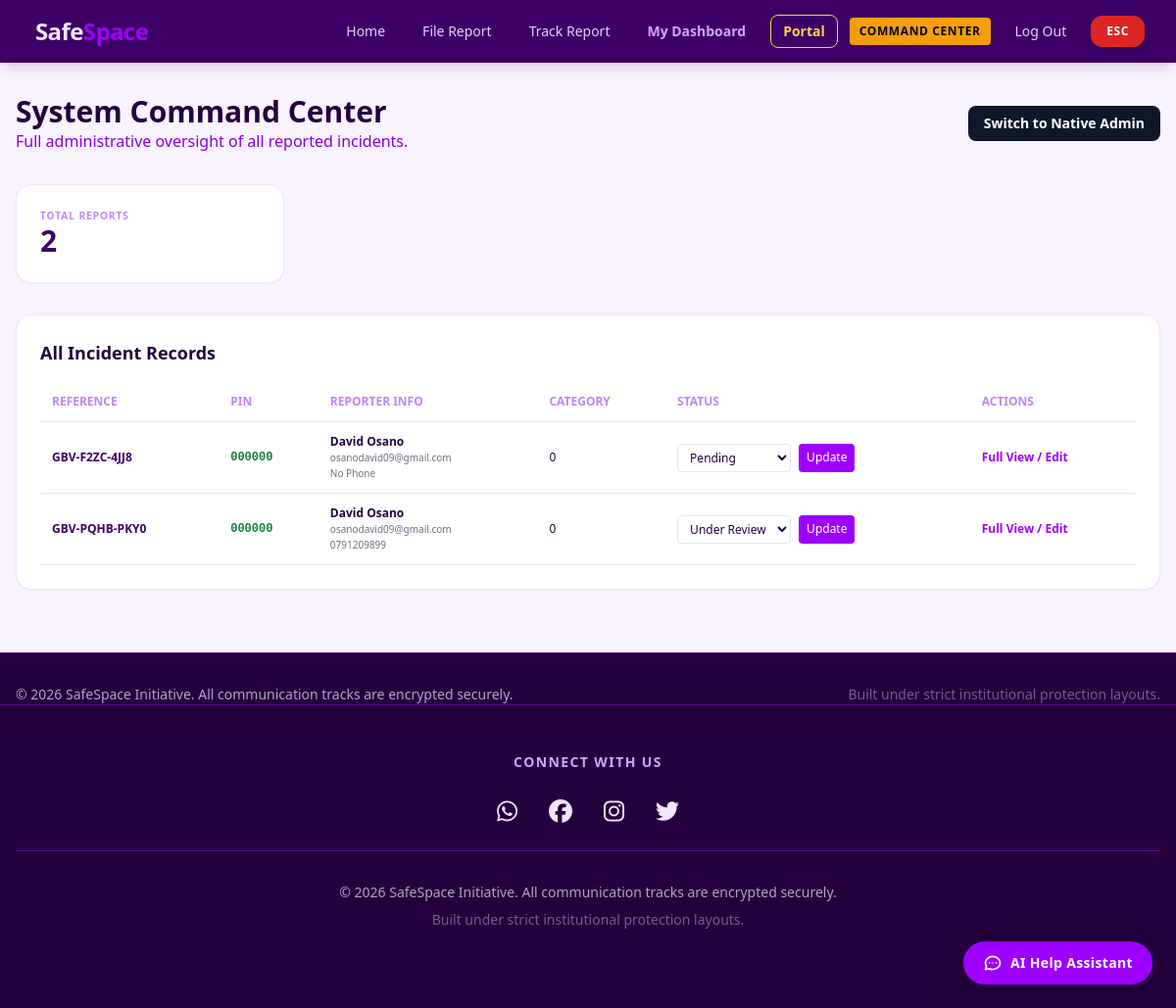
The page /admin-dashboard/ (signed in) on the database as committed earlier.
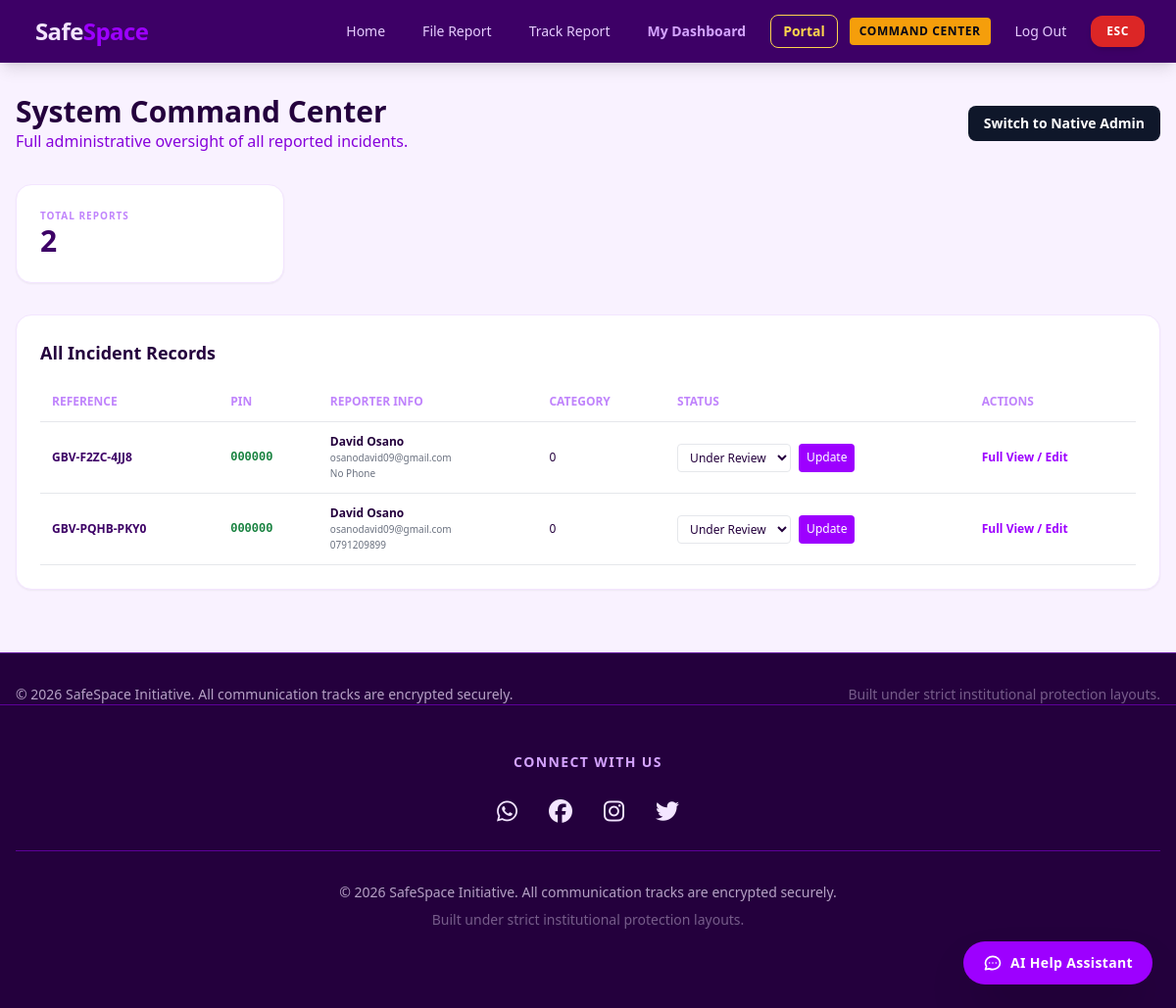
The same page on the database as committed later.
### reports/models.py (models this page shows, shortened)
class IncidentReport(models.Model):
    CATEGORY_CHOICES = [
        ('cyberstalking', 'Cyberstalking & Harassment'),
        ('doxing', 'Non-Consensual Image Sharing / DoXing'),
        ('impersonation', 'Impersonation & Identity Theft'),
        ('threats', 'Online Threats & Hate Speech'),
        ('other', 'Other Forms of Online Abuse'),
        ('children_home_support', 'Children\'s Home Support'),
    ]
    STATUS_CHOICES = [
        ('pending', 'Pending Review'),
        ('under_review', 'Under Investigation'),
        ('action_taken', 'Action Taken / Resolved'),
        ('closed', 'Closed'),
    ]
    URGENCY_CHOICES = [
        ('low', 'Low Priority'),
        ('medium', 'Medium Priority'),
        ('high', 'High Priority'),
        ('critical', 'Critical Intervention Required'),
    ]
    LEVEL_CHOICES = [
        (0, 'Unassigned'),
        (1, 'Initial Review'),
        (2, 'Escalated/Urgent'),
        (3, 'Resolved')
    ]
    reference_number = models.CharField(max_length=14, unique=True, editable=False, db_index=True)
    case_access_pin = models.CharField(max_length=6, editable=False)
    reporter_profile = models.ForeignKey(User, on_delete=models.SET_NULL, blank=True, null=True)
    incident_category = models.CharField(max_length=100, choices=CATEGORY_CHOICES)
    description = models.TextField()
    incident_date = models.DateField(null=True, blank=True)
    platform_used = models.CharField(max_length=100)
    evidence_attachment = models.FileField(upload_to='evidence/%Y/%m/%d/', blank=True, null=True)
    level = models.IntegerField(choices=LEVEL_CHOICES, default=0)
    assigned_department = models.ForeignKey(Department, on_delete=models.SET_NULL, null=True, blank=True)
    assigned_to = models.ForeignKey(User, on_delete=models.SET_NULL, null=True, blank=True, related_name='assigned_cases')
    assigned_home = models.ForeignKey(ChildrensHome, on_delete=models.SET_NULL, null=True, blank=True)
    reporter_type = models.CharField(max_length=20, default='self')
    allow_contact = models.BooleanField(default=False)
    gender = models.CharField(max_length=5, default='P')
    age_group = models.CharField(max_length=10, blank=True, null=True)
    disability = models.CharField(max_length=20, default='none')
    reporter_name = models.CharField(max_length=100, blank=True, null=True)
    reporter_email = models.EmailField(blank=True, null=True)
    reporter_phone = models.CharField(max_length=20, blank=True, null=True)
    ai_classified_category = models.CharField(max_length=50, blank=True, null=True)
    ai_urgency_score = models.CharField(max_length=20, choices=URGENCY_CHOICES, default='low')
    ai_research_insights = models.TextField(blank=True, null=True)
    status = models.CharField(max_length=20, choices=STATUS_CHOICES, default='pending')
    admin_notes = models.TextField(blank=True, null=True)
    created_at = models.DateTimeField(auto_now_add=True)
    updated_at = models.DateTimeField(auto_now=True)

### reports/views.py (the view)
# urls.py: path('admin-dashboard/', views.custom_admin_dashboard, name='custom_admin_dashboard'),
@staff_member_required
def custom_admin_dashboard(request):
    return render(request, 'reports/custom_admin_dashboard.html', {
        'total_reports': IncidentReport.objects.count(),
        'recent_reports': IncidentReport.objects.all().order_by('-created_at'),
        'recent_logs': AuditLog.objects.all().order_by('-timestamp')[:15],
    })

### reports/templates/reports/custom_admin_dashboard.html (shortened to what this page needs)
{% extends 'base.html' %}
{% block content %}
<div class="max-w-7xl mx-auto px-4 py-8">
    <div class="mb-8 flex justify-between items-center">
        <div>
            <h1 class="text-3xl font-black text-purple-950">System Command Center</h1>
            <p class="text-purple-700">Full administrative oversight of all reported incidents.</p>
        </div>
        <a href="/admin/" class="bg-slate-900 text-white px-4 py-2 rounded-lg text-sm font-bold hover:bg-slate-800">Switch to Native Admin</a>
    </div>
    <div class="grid grid-cols-1 md:grid-cols-4 gap-6 mb-8">
        <div class="bg-white p-6 rounded-2xl shadow-sm border border-purple-100">
            <h3 class="text-[10px] font-black text-purple-400 uppercase tracking-widest">Total Reports</h3>
            <p class="text-3xl font-black text-purple-900">{{ total_reports }}</p>
        </div>
    </div>
    <div class="bg-white p-6 rounded-2xl shadow-sm border border-purple-100 mb-8">
        <h2 class="text-lg font-bold text-purple-950 mb-4">All Incident Records</h2>
        <div class="overflow-x-auto">
            <table class="w-full text-xs">
                <thead>
                    <tr class="text-left text-purple-400 border-b uppercase">
                        <th class="p-3">Reference</th>
                        <th class="p-3">PIN</th>
                        <th class="p-3">Reporter Info</th>
                        <th class="p-3">Category</th>
                        <th class="p-3">Status</th>
                        <th class="p-3">Actions</th>
                    </tr>
                </thead>
                <tbody>
                    {% for report in recent_reports %}
                    <tr class="border-b hover:bg-purple-50 transition">
                        <td class="p-3 font-bold text-purple-900">
                            <a href="{% url 'friendly_edit' report.id %}" class="hover:underline">{{ report.reference_number }}</a>
                        </td>
                        <td class="p-3 font-mono font-bold text-green-700">{{ report.case_access_pin }}</td>
                        <td class="p-3">
                            <div class="font-bold">{{ report.reporter_name|default:"Anonymous" }}</div>
                            <div class="text-[10px] text-gray-500">{{ report.reporter_email|default:"No Email" }}</div>
                            <div class="text-[10px] text-gray-500">{{ report.reporter_phone|default:"No Phone" }}</div>
                        </td>
                        <td class="p-3">{{ report.incident_category|default:"---" }}</td>
                        <td class="p-3">
                            <form action="{% url 'update_status' report.id %}" method="POST" class="flex gap-2">
                                <select name="status" class="border rounded px-2 py-1 bg-white">
                                    <option value="pending" {% if report.status == 'pending' %}selected{% endif %}>Pending</option>
                                    <option value="under_review" {% if report.status == 'under_review' %}selected{% endif %}>Under Review</option>
                                </select>
                                <button type="submit" class="bg-purple-600 text-white px-2 py-1 rounded">Update</button>
                            </form>
                        </td>
                        <td class="p-3">
                            <a href="{% url 'friendly_edit' report.id %}" class="text-purple-600 font-bold hover:underline">Full View / Edit</a>
                        </td>
                    </tr>
                    {% endfor %}
                </tbody>
            </table>
        </div>
    </div>
</div>
{% endblock %}

Rows that differ between the two databases and show on the page:
changed IncidentReport "GBV-F2ZC-4JJ8": status "Pending" → "Under Review"
